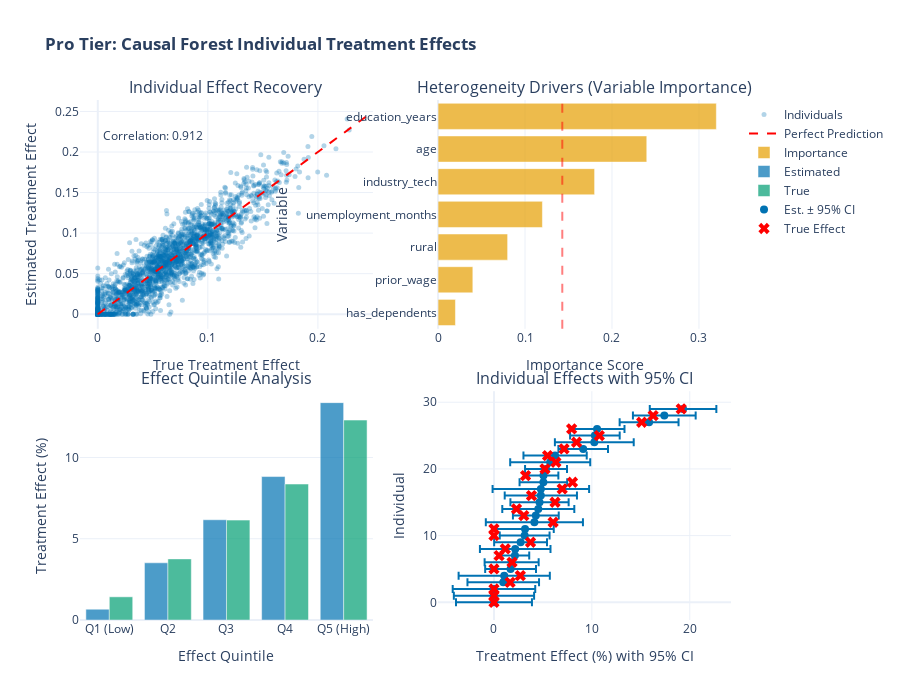

Notebook code for this chart:
### Code cell
# =============================================================================
# Visualize Causal Forest Results (Interactive Plotly)
# =============================================================================

fig = make_subplots(
    rows=2, cols=2,
    subplot_titles=(
        'Individual Effect Recovery',
        'Heterogeneity Drivers (Variable Importance)',
        'Effect Quintile Analysis',
        'Individual Effects with 95% CI'
    ),
    vertical_spacing=0.12,
    horizontal_spacing=0.1
)

# 1. Estimated vs True Individual Effects (scatter)
corr = np.corrcoef(data['tau_true'], data['tau_estimated'])[0, 1]
fig.add_trace(
    go.Scatter(x=data['tau_true'], y=data['tau_estimated'], mode='markers',
               marker=dict(color=COLORS[0], opacity=0.3, size=5),
               name='Individuals',
               hovertemplate='True: %{x:.3f}<br>Est: %{y:.3f}<extra></extra>'),
    row=1, col=1
)
fig.add_trace(
    go.Scatter(x=[0, 0.25], y=[0, 0.25], mode='lines',
               line=dict(color='red', dash='dash'), name='Perfect Prediction'),
    row=1, col=1
)
fig.add_annotation(x=0.05, y=0.22, text=f'Correlation: {corr:.3f}', 
                   showarrow=False, row=1, col=1)

# 2. Variable Importance (horizontal bar)
importance = cf_result.variable_importance.sort_values(ascending=True)
fig.add_trace(
    go.Bar(x=importance.values, y=importance.index, orientation='h',
           marker_color=COLORS[1], opacity=0.7, name='Importance'),
    row=1, col=2
)
fig.add_vline(x=importance.mean(), line_dash="dash", line_color="red", 
              opacity=0.5, row=1, col=2)

# 3. Treatment effect by estimated quantiles
data['effect_quintile'] = pd.qcut(data['tau_estimated'], 5, labels=['Q1 (Low)', 'Q2', 'Q3', 'Q4', 'Q5 (High)'])
quintile_effects = data.groupby('effect_quintile', observed=True).agg({
    'tau_estimated': 'mean',
    'tau_true': 'mean'
})
fig.add_trace(
    go.Bar(x=quintile_effects.index.astype(str), y=quintile_effects['tau_estimated'] * 100,
           name='Estimated', marker_color=COLORS[0], opacity=0.7),
    row=2, col=1
)
fig.add_trace(
    go.Bar(x=quintile_effects.index.astype(str), y=quintile_effects['tau_true'] * 100,
           name='True', marker_color=COLORS[2], opacity=0.7),
    row=2, col=1
)

# 4. Confidence intervals for selected individuals
sample_idx = data.sample(30, random_state=42).sort_values('tau_estimated').index
sample = data.loc[sample_idx].reset_index(drop=True)
fig.add_trace(
    go.Scatter(x=sample['tau_estimated'] * 100, y=sample.index,
               mode='markers', marker=dict(color=COLORS[0], size=8),
               error_x=dict(type='data', array=1.96 * sample['tau_se'] * 100, visible=True),
               name='Est. ± 95% CI',
               hovertemplate='Est: %{x:.1f}%<extra></extra>'),
    row=2, col=2
)
fig.add_trace(
    go.Scatter(x=sample['tau_true'] * 100, y=sample.index,
               mode='markers', marker=dict(color='red', symbol='x', size=10),
               name='True Effect',
               hovertemplate='True: %{x:.1f}%<extra></extra>'),
    row=2, col=2
)

fig.update_layout(
    title_text='<b>Pro Tier: Causal Forest Individual Treatment Effects</b>',
    height=700,
    showlegend=True,
    template='plotly_white',
    barmode='group'
)
fig.update_xaxes(title_text='True Treatment Effect', row=1, col=1)
fig.update_xaxes(title_text='Importance Score', row=1, col=2)
fig.update_xaxes(title_text='Effect Quintile', row=2, col=1)
fig.update_xaxes(title_text='Treatment Effect (%) with 95% CI', row=2, col=2)
fig.update_yaxes(title_text='Estimated Treatment Effect', row=1, col=1)
fig.update_yaxes(title_text='Variable', row=1, col=2)
fig.update_yaxes(title_text='Treatment Effect (%)', row=2, col=1)
fig.update_yaxes(title_text='Individual', row=2, col=2)

fig.show()

### Figure 1 — Plotly figure (JSON) as saved in the notebook; plotly's stock layout.template omitted (floating-point values rounded to 4 significant figures; data arrays with more than 128 entries replaced by an {"elided": "..."} marker saying what was removed)
{"data": [{"hovertemplate": "True: %{x:.3f}<br>Est: %{y:.3f}<extra></extra>", "marker": {"color": "#0072B2", "opacity": 0.3, "size": 5}, "mode": "markers", "name": "Individuals", "type": "scatter", "x": {"elided": "2000 float values"}, "xaxis": "x", "y": {"elided": "2000 float values"}, "yaxis": "y"}, {"line": {"color": "red", "dash": "dash"}, "mode": "lines", "name": "Perfect Prediction", "type": "scatter", "x": [0, 0.25], "xaxis": "x", "y": [0, 0.25], "yaxis": "y"}, {"marker": {"color": "#E69F00"}, "name": "Importance", "opacity": 0.7, "orientation": "h", "type": "bar", "x": [0.02, 0.04, 0.08, 0.12, 0.18, 0.24, 0.32], "xaxis": "x2", "y": ["has_dependents", "prior_wage", "rural", "unemployment_months", "industry_tech", "age", "education_years"], "yaxis": "y2"}, {"marker": {"color": "#0072B2"}, "name": "Estimated", "opacity": 0.7, "type": "bar", "x": ["Q1 (Low)", "Q2", "Q3", "Q4", "Q5 (High)"], "xaxis": "x3", "y": [0.6632, 3.52, 6.168, 8.825, 13.37], "yaxis": "y3"}, {"marker": {"color": "#009E73"}, "name": "True", "opacity": 0.7, "type": "bar", "x": ["Q1 (Low)", "Q2", "Q3", "Q4", "Q5 (High)"], "xaxis": "x3", "y": [1.426, 3.76, 6.146, 8.366, 12.3], "yaxis": "y3"}, {"error_x": {"array": [3.88, 4.099, 4.215, 3.656, 4.658, 2.596, 2.76, 1.461, 3.604, 2.7, 2.544, 2.931, 4.96, 2.34, 3.678, 2.974, 3.69, 4.93, 2.433, 1.519, 2.142, 4.088, 3.231, 2.532, 4.026, 2.534, 2.801, 3.008, 3.205, 3.4], "type": "data", "visible": true}, "hovertemplate": "Est: %{x:.1f}%<extra></extra>", "marker": {"color": "#0072B2", "size": 8}, "mode": "markers", "name": "Est. ± 95% CI", "type": "scatter", "x": [0.0, 0.0, 0.0, 0.948, 1.047, 1.698, 1.805, 2.14, 2.169, 2.72, 3.134, 3.175, 4.127, 4.275, 4.528, 4.653, 4.787, 4.788, 5.046, 5.058, 5.317, 5.744, 6.243, 9.114, 10.25, 10.31, 10.53, 15.84, 17.4, 19.31], "xaxis": "x4", "y": [0, 1, 2, 3, 4, 5, 6, 7, 8, 9, 10, 11, 12, 13, 14, 15, 16, 17, 18, 19, 20, 21, 22, 23, 24, 25, 26, 27, 28, 29], "yaxis": "y4"}, {"hovertemplate": "True: %{x:.1f}%<extra></extra>", "marker": {"color": "red", "size": 10, "symbol": "x"}, "mode": "markers", "name": "True Effect", "type": "scatter", "x": [0.0, 0.0, 0.0, 1.649, 2.693, 0.0, 1.844, 0.5229, 1.155, 3.734, 0.0, 0.0, 6.044, 3.048, 2.3, 6.239, 3.831, 6.97, 8.02, 3.223, 5.207, 6.325, 5.474, 7.163, 8.435, 10.76, 7.932, 15.09, 16.26, 19.13], "xaxis": "x4", "y": [0, 1, 2, 3, 4, 5, 6, 7, 8, 9, 10, 11, 12, 13, 14, 15, 16, 17, 18, 19, 20, 21, 22, 23, 24, 25, 26, 27, 28, 29], "yaxis": "y4"}], "layout": {"annotations": [{"font": {"size": 16}, "showarrow": false, "text": "Individual Effect Recovery", "x": 0.225, "xanchor": "center", "xref": "paper", "y": 1.0, "yanchor": "bottom", "yref": "paper"}, {"font": {"size": 16}, "showarrow": false, "text": "Heterogeneity Drivers (Variable Importance)", "x": 0.775, "xanchor": "center", "xref": "paper", "y": 1.0, "yanchor": "bottom", "yref": "paper"}, {"font": {"size": 16}, "showarrow": false, "text": "Effect Quintile Analysis", "x": 0.225, "xanchor": "center", "xref": "paper", "y": 0.44, "yanchor": "bottom", "yref": "paper"}, {"font": {"size": 16}, "showarrow": false, "text": "Individual Effects with 95% CI", "x": 0.775, "xanchor": "center", "xref": "paper", "y": 0.44, "yanchor": "bottom", "yref": "paper"}, {"showarrow": false, "text": "Correlation: 0.912", "x": 0.05, "xref": "x", "y": 0.22, "yref": "y"}], "barmode": "group", "height": 700, "shapes": [{"line": {"color": "red", "dash": "dash"}, "opacity": 0.5, "type": "line", "x0": 0.1429, "x1": 0.1429, "xref": "x2", "y0": 0, "y1": 1, "yref": "y2 domain"}], "showlegend": true, "title": {"text": "<b>Pro Tier: Causal Forest Individual Treatment Effects</b>"}, "xaxis": {"anchor": "y", "domain": [0.0, 0.45], "title": {"text": "True Treatment Effect"}}, "xaxis2": {"anchor": "y2", "domain": [0.55, 1.0], "title": {"text": "Importance Score"}}, "xaxis3": {"anchor": "y3", "domain": [0.0, 0.45], "title": {"text": "Effect Quintile"}}, "xaxis4": {"anchor": "y4", "domain": [0.55, 1.0], "title": {"text": "Treatment Effect (%) with 95% CI"}}, "yaxis": {"anchor": "x", "domain": [0.56, 1.0], "title": {"text": "Estimated Treatment Effect"}}, "yaxis2": {"anchor": "x2", "domain": [0.56, 1.0], "title": {"text": "Variable"}}, "yaxis3": {"anchor": "x3", "domain": [0.0, 0.44], "title": {"text": "Treatment Effect (%)"}}, "yaxis4": {"anchor": "x4", "domain": [0.0, 0.44], "title": {"text": "Individual"}}}}
